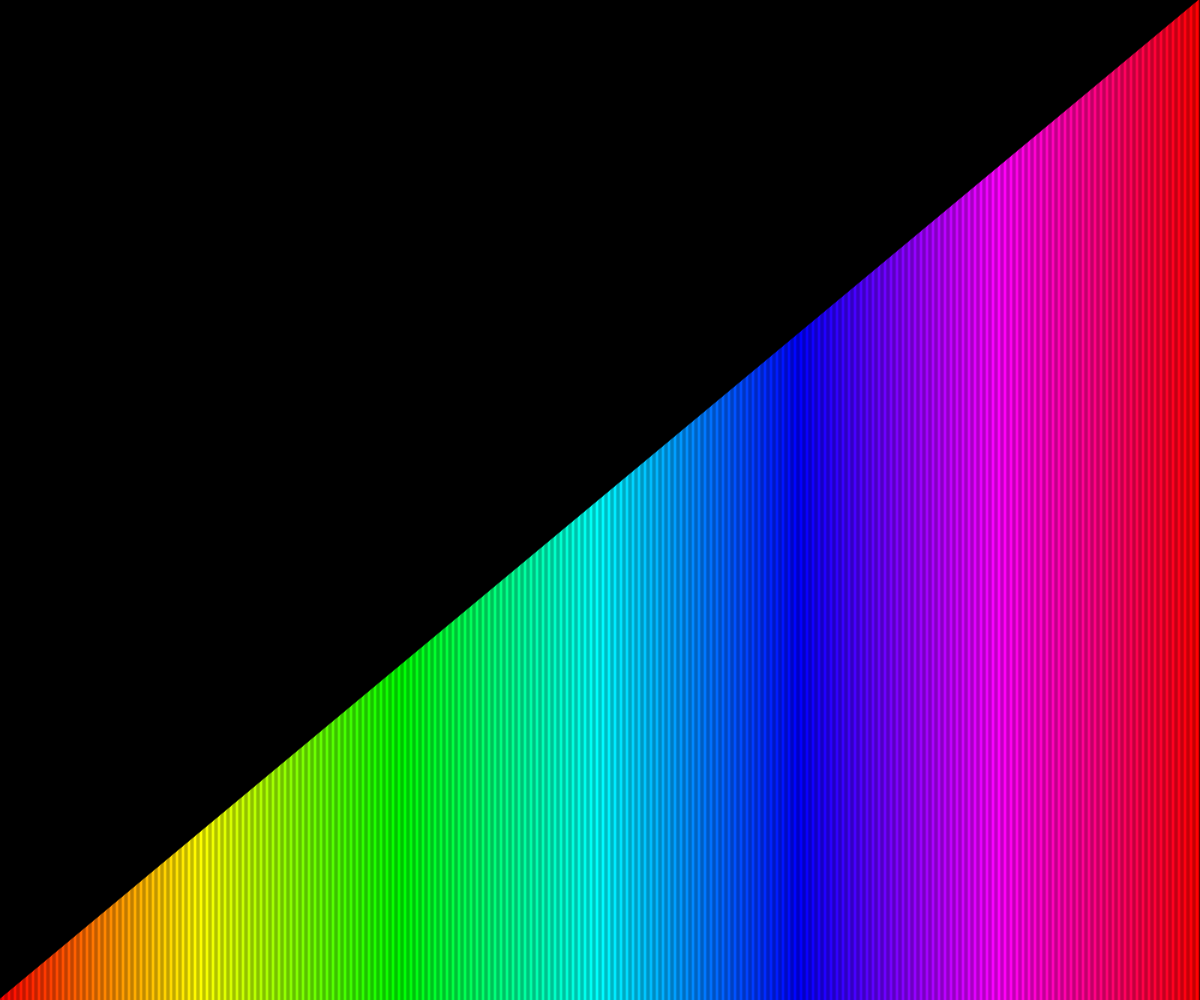
Frame 1 (no input)
Frame 60 (no input): identical to frame 1, image omitted
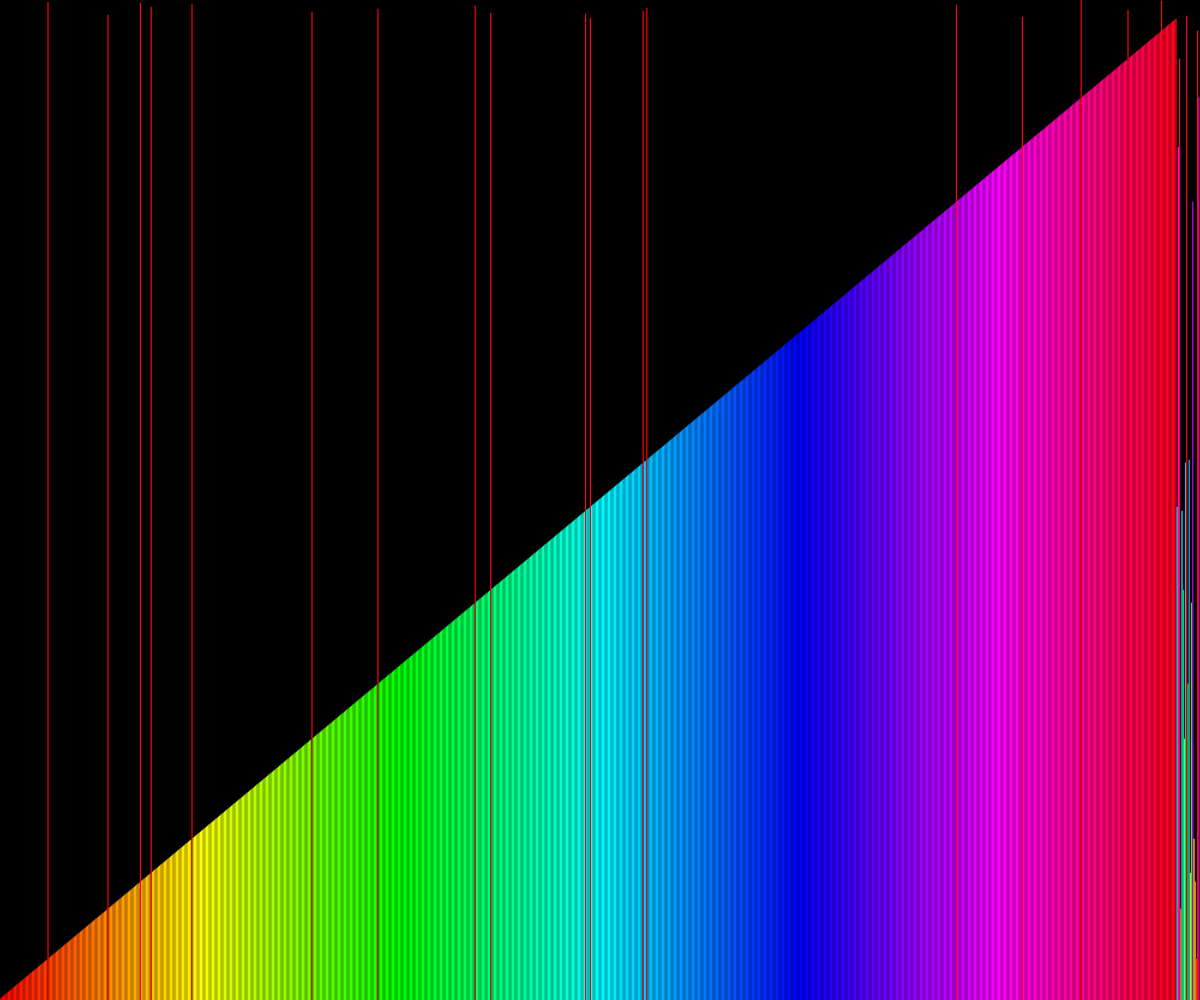
Frame 120 (the mouse pressed at the canvas centre since frame 60)

The p5.js sketch that drew these frames (run headless with seeded random() and noise() and a simulated clock; from frame 60 on, the mouse is pressed at the canvas centre):

// p5.js sketch
// ── sketch.js
//TODO: clean up, add color gradients, verify sort graphic


var ARR = [];
var WIDTH = window.innerWidth; var HEIGHT = window.innerHeight;
var STROKE_WEIGHT;
var STATE = 0;
/*
STATE defined as {
  0: show sorted,
  1: shuffling,
  2: sorting, store states
  3: done sorting, show states
}
*/
var COUNTDOWN = 100; //keep track of frames to show
var IND_TO_SHUFFLE;
var ARR_STATES = [];  //keep all steps to array bc can only draw state once
var STATES_IND = 0;

function fisherYates(index) {
  const j = Math.floor(Math.random() * index)
  const temp = ARR[index]
  ARR[index] = ARR[j]
  ARR[j] = temp
}

function deepcopy(arr) {
  let newArr = [];
  for (let i = 0; i < arr.length; i++) {
    newArr[i] = arr[i];
  }
  return newArr;
}

function merge(left, mid, right) {
  let secondHalfStart = mid+1;

  if (ARR[mid] < ARR[secondHalfStart]) return;

  while (left <= mid && secondHalfStart <= right) {
    append(ARR_STATES, deepcopy(ARR))
    if (ARR[left] <= ARR[secondHalfStart]) left++;

    else {
      let currVal = ARR[secondHalfStart];
      let currInd = secondHalfStart;

      while (currInd != left) {
        //append(ARR_STATES, deepcopy(ARR))
        ARR[currInd] = ARR[currInd-1];
        currInd--;
      }

      //append(ARR_STATES, deepcopy(ARR))
      ARR[left] = currVal;

      left++; mid++; secondHalfStart++;
    }
  }
}

function mergesort(left, right) {
  if (left < right) {
    //not gonna overflow unless screen resolutions get quite big :)
    let mid = Math.floor( (left+right) / 2)

    mergesort(left, mid);
    mergesort(mid+1, right);
    merge(left, mid, right);
  }
}

function setup() {
  createCanvas(WIDTH, HEIGHT);

  //make array based on dimensions
  for (let i = 0; i < min(WIDTH, HEIGHT); i++) {
    ARR[i] = i+1;
  }
  IND_TO_SHUFFLE = ARR.length-1;

  colorMode(HSB);
  STROKE_WEIGHT = WIDTH/HEIGHT;
  strokeWeight(STROKE_WEIGHT);
}

function draw() {
  background(0);

  if (STATE === 3 && STATES_IND < ARR_STATES.length) {
    //display array
    for (let i = 0; i < ARR_STATES[STATES_IND].length; i++) {
      let currVal = ARR_STATES[STATES_IND][i]
      stroke(map(currVal, 1, min(WIDTH, HEIGHT), 0, 360), 100, 100);
      line(i*STROKE_WEIGHT, HEIGHT, i*STROKE_WEIGHT, HEIGHT-currVal);
    }
    STATES_IND++;
    return;
  }
  //display array
  for (let i = 0; i < ARR.length; i++) {
    stroke(map(ARR[i], 1, min(WIDTH, HEIGHT), 0, 360), 100, 100);
    line(i*STROKE_WEIGHT, HEIGHT, i*STROKE_WEIGHT, HEIGHT-ARR[i]);
  }
  COUNTDOWN--;
  if (STATE === 0 && COUNTDOWN === 0) {                   //showing clean array
    STATE = 1; COUNTDOWN = 100;
  } else if (STATE === 1) {                               //showing shuffle
    fisherYates(IND_TO_SHUFFLE); IND_TO_SHUFFLE--;
    if (IND_TO_SHUFFLE === 0) {                           //shuffle complete
      STATE = 2;
    }
  } else if (STATE === 2) {                               //show sorting
    mergesort(0, ARR.length-1);
    STATE = 3;
  }
}
